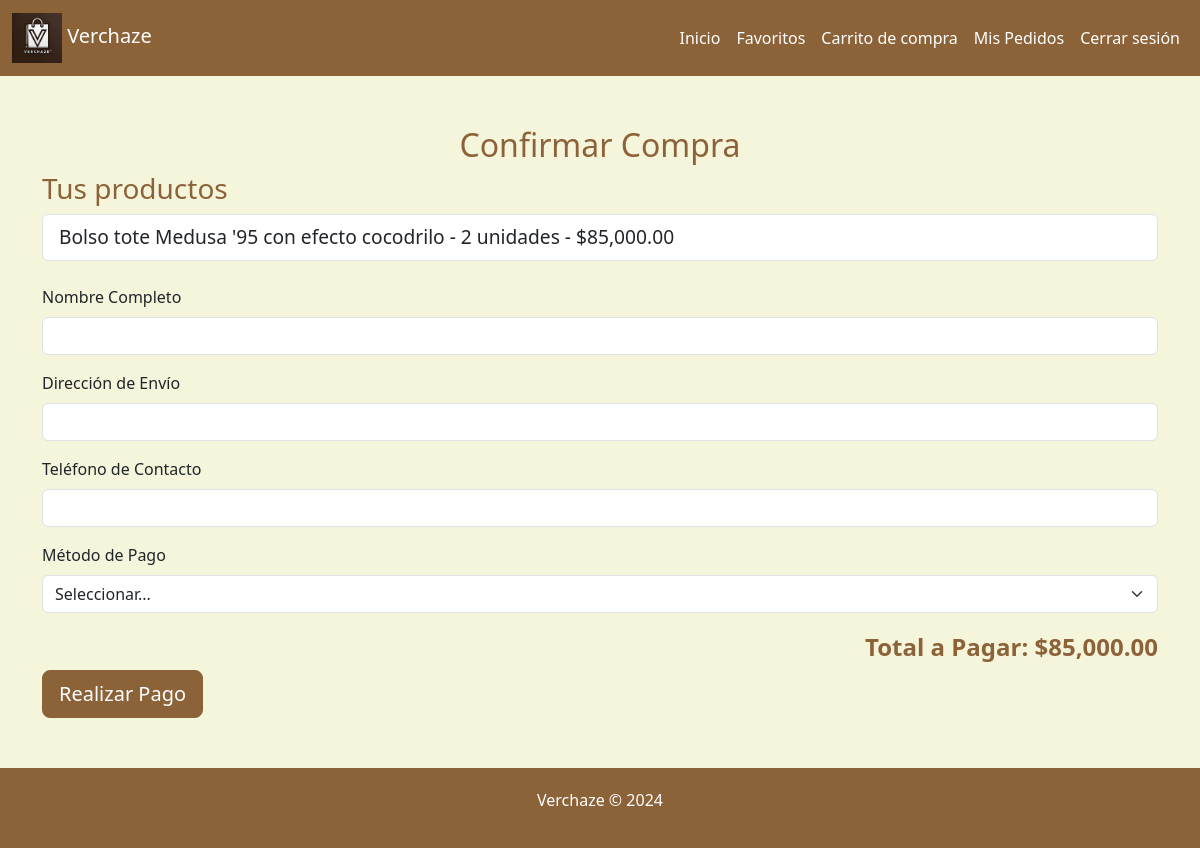
Page /tienda-bolsas-caras/realizar_compra.php (signed in) on the committed database.
### tables this page shows
CREATE TABLE `carrito` (
  `id` int(11) NOT NULL,
  `cliente_id` int(11) NOT NULL,
  `producto_id` int(11) NOT NULL,
  `cantidad` int(11) NOT NULL
);

CREATE TABLE `productos` (
  `id` int(11) NOT NULL,
  `nombre` varchar(100) NOT NULL,
  `precio` decimal(10,2) NOT NULL,
  `color` varchar(50) DEFAULT NULL,
  `descripcion` text DEFAULT NULL,
  `stock` int(11) NOT NULL,
  `imagen` varchar(255) DEFAULT NULL
);

### tienda-bolsas-caras/realizar_compra.php (the view, shortened to what this page needs)
<?php
include 'db_connection.php';
$cliente_id = $_SESSION['cliente_id'];
$sql = "SELECT productos.nombre, productos.precio, carrito.cantidad
        FROM carrito
        JOIN productos ON carrito.producto_id = productos.id
        WHERE carrito.cliente_id = :cliente_id";
$stmt = $pdo->prepare($sql);
$stmt->execute(['cliente_id' => $cliente_id]);
$productos_carrito = $stmt->fetchAll(PDO::FETCH_ASSOC);
?>
<!DOCTYPE html>
<html lang="es">
<head>
    <link href="https://cdn.jsdelivr.net/npm/bootstrap@5.3.3/dist/css/bootstrap.min.css" rel="stylesheet">
</head>
<body>
<nav class="navbar navbar-expand-lg" style="background-color: #8c6239;">
    <div class="container-fluid">
        <a class="navbar-brand" href="Principal.php" style="color: white;">
            <img src="img/logo.jpg" alt="Verchaze Logo" width="50" height="50"> Verchaze
        </a>
        <div class="collapse navbar-collapse" id="navbarNav">
            <ul class="navbar-nav ms-auto">
                <li class="nav-item">
                    <a class="nav-link" href="Principal.php" style="color: white;">Inicio</a>
                </li>
                <li class="nav-item">
                    <a class="nav-link" href="ver_favoritos.php" style="color: white;">Favoritos</a>
                </li>
                <li class="nav-item">
                    <a class="nav-link" href="ver_carrito.php" style="color: white;">Carrito de compra</a>
                </li>
                <li class="nav-item">
                    <a class="nav-link" href="ver_mis_pedidos.php" style="color: white;">Mis Pedidos</a>
                </li>
                <li class="nav-item">
                    <a class="nav-link" href="logout.php" style="color: white;">Cerrar sesión</a>
                </li>
            </ul>
        </div>
    </div>
</nav>
<div class="container">
    <h2 class="text-center">Confirmar Compra</h2>
    <h3>Tus productos</h3>
    <ul class="list-group mb-4">
        <?php
        $total = 0;
        foreach ($productos_carrito as $producto) {
            $subtotal = $producto['precio'] * $producto['cantidad'];
            $total += $subtotal;
            echo "<li class='list-group-item'>{$producto['nombre']} - {$producto['cantidad']} unidades - $".number_format($subtotal, 2)."</li>";
        }
        ?>
    </ul>
    <form id="compraForm" action="procesar_pago.php" method="POST">
        <div class="mb-3">
            <label for="nombre" class="form-label">Nombre Completo</label>
            <input type="text" class="form-control" id="nombre" name="nombre" pattern="[a-zA-Z\s]+" required>
        </div>
        <div class="mb-3">
            <label for="direccion" class="form-label">Dirección de Envío</label>
            <input type="text" class="form-control" id="direccion" name="direccion" required>
        </div>
        <div class="mb-3">
            <label for="telefono" class="form-label">Teléfono de Contacto</label>
            <input type="tel" class="form-control" id="telefono" name="telefono" maxlength="10" pattern="\d{10}" required>
        </div>
        <div class="mb-3">
            <label for="metodo_pago" class="form-label">Método de Pago</label>
            <select class="form-select" id="metodo_pago" name="metodo_pago" required onchange="mostrarOpcionesPago()">
                <option value="">Seleccionar...</option>
            </select>
        </div>
        <h3 class="total-pago">Total a Pagar: $<?php echo number_format($total, 2); ?></h3>
        <button type="submit" class="btn btn-success btn-lg">Realizar Pago</button>
    </form>
</div>
<footer>
    <p>Verchaze &copy; 2024</p>
</footer>
</body>
</html>

### tienda-bolsas-caras/realizar_compra.php (style rules this page uses)
body { background-color: #F5F5DC; }
.container { margin-top: 50px; }
h2, h3 { color: #8c6239; }
.list-group-item { font-size: 1.2rem; }
.total-pago { font-size: 1.5rem; font-weight: bold; margin-top: 20px; text-align: right; color: #8c6239; }
.btn-success { background-color: #8c6239; border-color: #8c6239; }
footer { text-align: center; padding: 20px; background-color: #8c6239; color: white; margin-top: 50px; }

### rows in the picture
carrito: producto.nombre "Bolso tote Medusa '95 con efecto cocodrilo", cantidad "2", subtotal "85,000.00"

### other values in the picture
$total "85,000.00"
